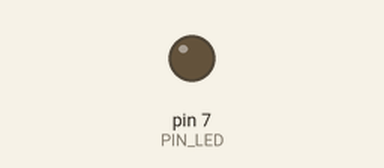
Recording of a sketch running on a simulated Arduino Uno, built with avr-gcc and run on an emulated ATmega328P. On the bench: output pins drawn as LEDs (lit = HIGH). Dashed ring = blinking. At 2.1 s the program stops and its outputs stay as they are.

Above: at 0.5 s.
At 1.85 s:
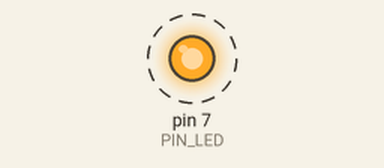
Timing chart, 0 to 3.0 s (numbered marks = the images above):
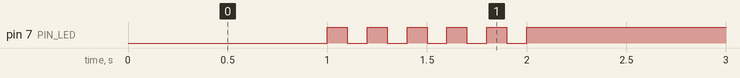

Measured:
- by itself, pin 7 (PIN_LED): alternates HIGH for 0.10 s and LOW for 0.10 s, 11 changes in all, then stays HIGH

The sketch:

05_practice_2.ino
```cpp
#define PIN_LED 7
int count;

void setup() {
  pinMode(PIN_LED, OUTPUT);
  Serial.begin(115200);
  while(!Serial){
    ;
  }
}

void loop() {
  digitalWrite(PIN_LED, LOW);
  delay(1000);
  for(count = 10; count >= 0; --count){
    if(count % 2 == 0){
      digitalWrite(PIN_LED, HIGH);
      delay(100);
    }
    else{
      digitalWrite(PIN_LED, LOW);
      delay(100);
    }
  }

  while(true){}

}
```
